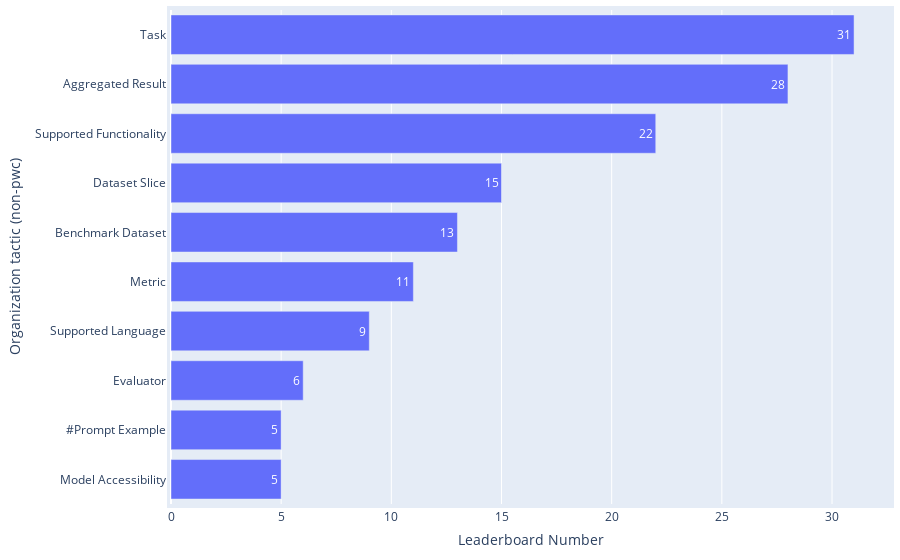

Write notebook code for a chart like this one.
### Code cell
df = pd.read_csv(path_rq1 / 'leaderboard_processed.csv')
df = df[df['Host platforms'] != '[\'Papers With Code\']']
df_split = df[df['#Organization tactic (non-pwc)'] > 0]
print(f'{round(len(df_split)/len(df)*100,2)}% ({len(df_split)} out of {len(df)}) leaderboards have adopted multiple organization tactics.')

df_split['Organization tactics (non-pwc)'] = df_split['Organization tactics (non-pwc)'].apply(ast.literal_eval)
df_split2 = df_split.explode('Organization tactics (non-pwc)').groupby('Organization tactics (non-pwc)').size().reset_index(name='Frequency')
df_split2['Weight'] = 1

statistics = {
    'Distribution|Property': 'Leaderboards across Organization Tactics',
    'Interquartile Range': df_split2['Frequency'].quantile(0.75) - df_split2['Frequency'].quantile(0.25),
    'Mean': np.mean(df_split2['Frequency']),
    'Median': np.median(df_split2['Frequency']),
    'Standard Deviation': np.std(df_split2['Frequency']),
    'Gini Coefficient': ineqpy.inequality.gini(data=df_split2, income='Frequency', weights='Weight'),
}
df_statistics = pd.read_csv(path_rq1 / 'leaderboard_statistics.csv')
df_statistics = pd.concat([df_statistics, pd.DataFrame([statistics])], ignore_index=True)
df_statistics.drop_duplicates(subset=['Distribution|Property'], keep='last', inplace=True)
df_statistics.sort_values(by='Distribution|Property', inplace=True)
df_statistics.to_csv(path_rq1 / 'leaderboard_statistics.csv', index=False)

df_top = df_split2.sort_values(by='Frequency', ascending=False).head(10)
print(f"{df_top['Organization tactics (non-pwc)'].iloc[0]} is the most adopted organization tactics, covering {round(df_top['Frequency'].iloc[0]/len(df_split)*100,2)}% ({df_top['Frequency'].iloc[0]} out of {len(df_split)}) leaderboards.")

fig = go.Figure(go.Bar(
        x=df_top['Frequency'],  # Values for the bar lengths
        y=df_top['Organization tactics (non-pwc)'],  # Categories for each bar
        orientation='h',  # Sets the bars to be horizontal
        text=df_top['Frequency'],  # Adds the values as text on each bar
        textposition='auto'  # Automatically positions the text on the bars
))
fig.update_layout(
        xaxis_title='Leaderboard Number',
        yaxis_title='Organization tactic (non-pwc)',
        yaxis_autorange='reversed'  # This line makes the bars go top-down
)
# Update the layout for a tighter look
fig.update_layout(
    autosize=True,
    margin=dict(
        l=10,  # Left margin
        r=10,  # Right margin
        b=10,  # Bottom margin
        t=10,  # Top margin
        pad=4  # Padding between the plot and the margin
    )
)
fig.show()

### Figure 1 — Plotly figure (JSON) as saved in the notebook; plotly's stock layout.template omitted (floating-point values rounded to 4 significant figures)
{"data": [{"orientation": "h", "text": [31, 28, 22, 15, 13, 11, 9, 6, 5, 5], "textposition": "auto", "type": "bar", "x": [31, 28, 22, 15, 13, 11, 9, 6, 5, 5], "y": ["Task", "Aggregated Result", "Supported Functionality", "Dataset Slice", "Benchmark Dataset", "Metric", "Supported Language", "Evaluator", "#Prompt Example", "Model Accessibility"]}], "layout": {"autosize": true, "margin": {"b": 10, "l": 10, "pad": 4, "r": 10, "t": 10}, "xaxis": {"title": {"text": "Leaderboard Number"}}, "yaxis": {"autorange": "reversed", "title": {"text": "Organization tactic (non-pwc)"}}}}
